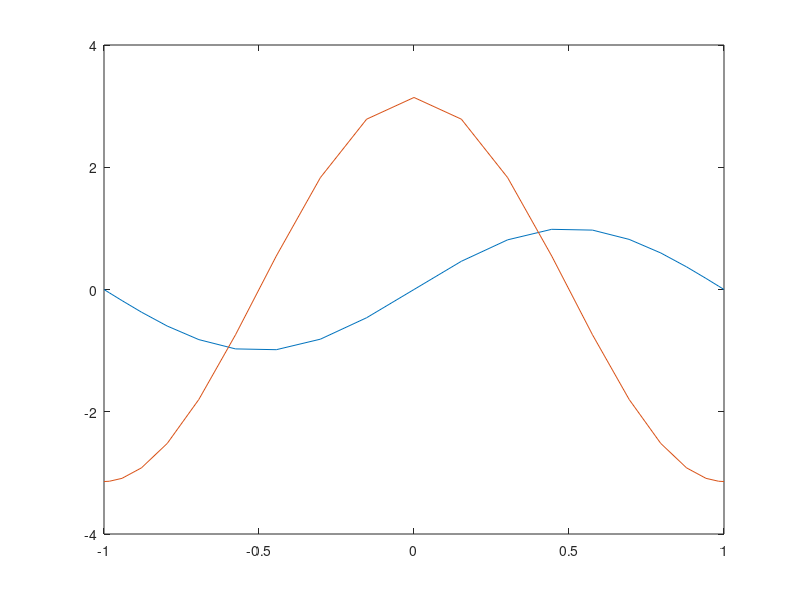

This figure's MATLAB source:
close all
clear all
clc

data = [  -1.0000e+00  -1.2246e-16  -3.1416e+00
  -9.8257e-01  -5.4723e-02  -3.1369e+00
  -9.4198e-01  -1.8128e-01  -3.0895e+00
  -8.7929e-01  -3.7018e-01  -2.9184e+00
  -7.9600e-01  -5.9790e-01  -2.5182e+00
  -6.9405e-01  -8.1986e-01  -1.7988e+00
  -5.7583e-01  -9.7176e-01  -7.4137e-01
  -4.4412e-01  -9.8463e-01   5.4873e-01
  -3.0199e-01  -8.1268e-01   1.8307e+00
  -1.5279e-01  -4.6177e-01   2.7866e+00
            0            0   3.1416e+00
   1.5279e-01   4.6177e-01   2.7866e+00
   3.0199e-01   8.1268e-01   1.8307e+00
   4.4412e-01   9.8463e-01   5.4873e-01
   5.7583e-01   9.7176e-01  -7.4137e-01
   6.9405e-01   8.1986e-01  -1.7988e+00
   7.9600e-01   5.9790e-01  -2.5182e+00
   8.7929e-01   3.7018e-01  -2.9184e+00
   9.4198e-01   1.8128e-01  -3.0895e+00
   9.8257e-01   5.4723e-02  -3.1369e+00
   1.0000e+00   1.2246e-16  -3.1416e+00
];
x = data(:,1);
y = data(:,2);
dy = data(:,3);
figure
plot(x,y)
hold on
plot(x,dy)
